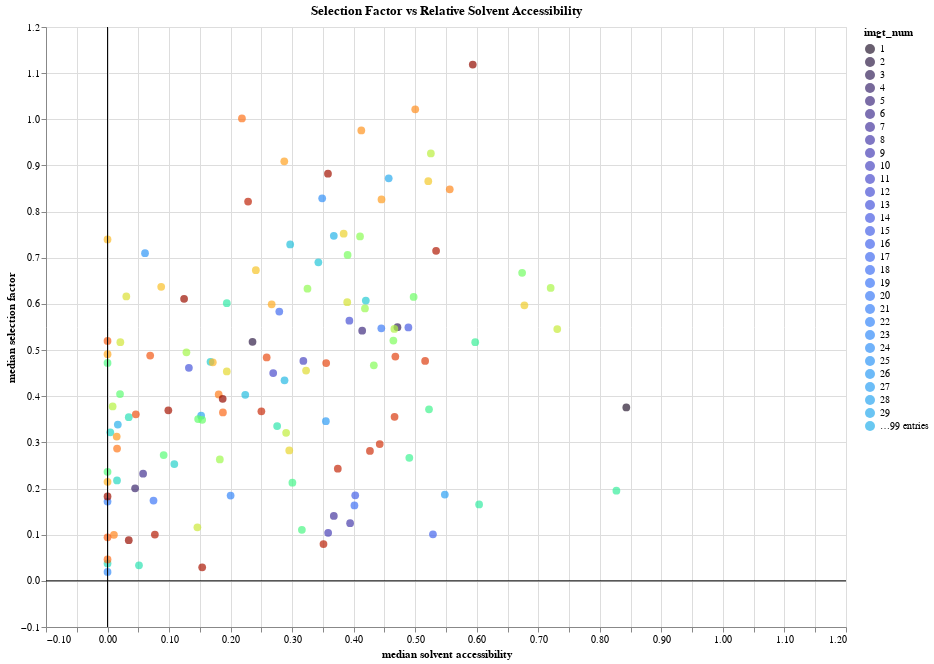

The notebook cell this image was saved under:
### Code cell
plot = plot_scatter_dnsm_vs_asa(
    stat_df,
    stat_key='median',
    plot_type='altair',
    output_path=f'{FIGURES_OUTPUT_DIR}/dnsm_asa.scatter.html',
)
plot.show()
